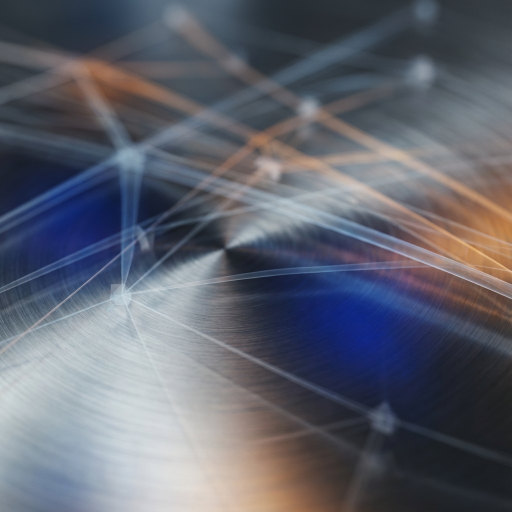
#> input picture assets/hero_background_metallic_1766962233093.png, 1024 x 1024 px, found by its file name (shown at 1/2 size)
$ python test_v2_abstract.py
#> lines starting #> are read from the running program, lines starting #| are printed output that depends on the picture
import math
import numpy as np
import cv2
from PIL import Image, ImageDraw, ImageFont, ImageFilter
import os

W, H = 1920, 1080
OUT_DIR = r"d:\ino website\videos\test_frames"
IMG_DIR = r"d:\ino website\images"
FONT_PATH = r"D:\videos for reels\fonts\Outfit-Variable.ttf"

_FONTS = {}
def get_font(size, bold=True):
    k = (size, bold)
    if k not in _FONTS:
        try:
            _FONTS[k] = ImageFont.truetype(FONT_PATH, size)
        except:
            _FONTS[k] = ImageFont.load_default()
    return _FONTS[k]

def load_img(fn):
    p = os.path.join(IMG_DIR, fn)
    if os.path.exists(p):
        return Image.open(p).convert("RGB")
#> returned value is the input picture: PIL image 1024x1024 RGB; mean R, G, B 96, 99.1, 110.4
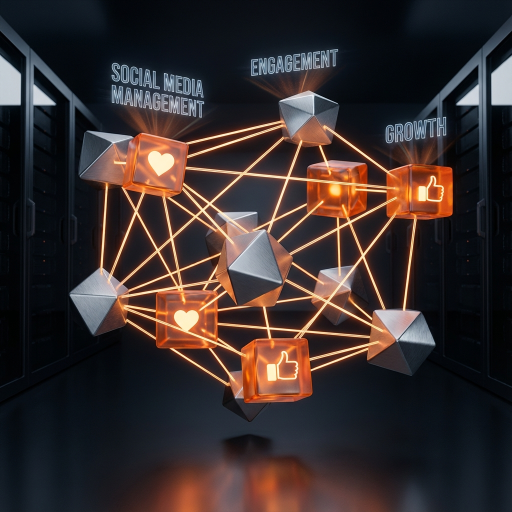
#> input picture assets/service_social_visualization_1766962344230.png, 1024 x 1024 px, found by its file name (shown at 1/2 size)
#> in load_img, returned value is the input picture: PIL image 1024x1024 RGB; mean R, G, B 56.5, 46, 45.3
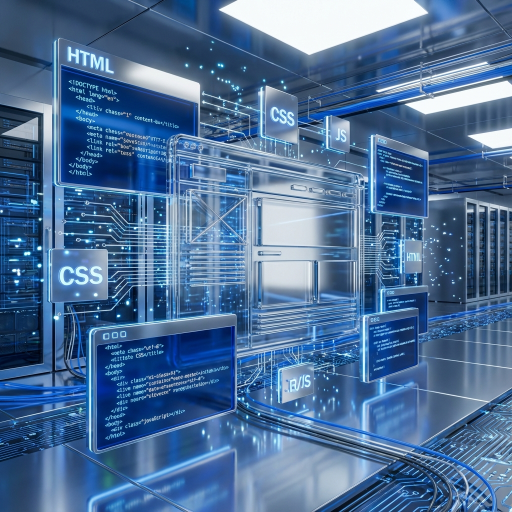
#> input picture assets/service_webdev_visualization_1766962366202.png, 1024 x 1024 px, found by its file name (shown at 1/2 size)
#> in load_img, returned value is the input picture: PIL image 1024x1024 RGB; mean R, G, B 76.5, 110.6, 150.8
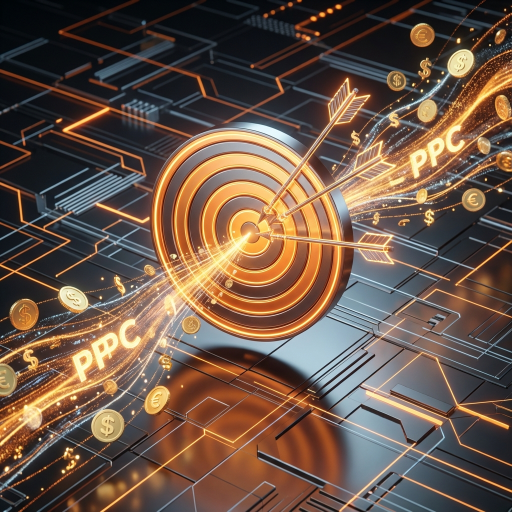
#> input picture assets/service_ppc_visualization_1766962268848.png, 1024 x 1024 px, found by its file name (shown at 1/2 size)
#> in load_img, returned value is the input picture: PIL image 1024x1024 RGB; mean R, G, B 107.1, 85.6, 71.4
    return Image.new("RGB", (W, H), (11, 15, 25))

def cover_crop(im, target_w, target_h):
#> called with target_w = 1920, target_h = 1080
    w, h = im.size
#> w = 1024; h = 1024
    scale = max(target_w / w, target_h / h)
#> scale = 1.88
    nw, nh = int(w * scale), int(h * scale)
#> nw = 1920; nh = 1920
    im_res = im.resize((nw, nh), Image.Resampling.LANCZOS)
    cx, cy = (nw - target_w) // 2, (nh - target_h) // 2
#> cx = 0; cy = 420
    return im_res.crop((cx, cy, cx + target_w, cy + target_h))
#> returned value: PIL image 1920x1080 RGB

IMG_STEEL = load_img("hero_background_metallic_1766962233093.png")
IMG_SOCIAL = load_img("service_social_visualization_1766962344230.png")
IMG_DEV = load_img("service_webdev_visualization_1766962366202.png")
IMG_NEXUS = load_img("service_ppc_visualization_1766962268848.png")

C_CYAN = (0, 210, 255)
C_ACCENT = (255, 117, 24)
C_MINT = (68, 215, 168)
C_WHITE = (255, 255, 255)

def apply_cinematic_grade(im, contrast=1.2, warmth=1.0):
    arr = np.array(im, dtype=np.float32)
    arr[:, :, 0] = np.clip(arr[:, :, 0] * warmth, 0, 255)
    arr[:, :, 2] = np.clip(arr[:, :, 2] * (2.0 - warmth), 0, 255)
    mean = 128.0
    arr = np.clip((arr - mean) * contrast + mean, 0, 255)

    graded = Image.fromarray(arr.astype(np.uint8))
    draw = ImageDraw.Draw(graded, "RGBA")

    # 2.39:1 Cinema Letterbox
    bar_h = 56
    draw.rectangle([(0, 0), (W, bar_h)], fill=(8, 11, 17, 255))
    draw.rectangle([(0, H - bar_h), (W, H)], fill=(8, 11, 17, 255))
    draw.line([(0, bar_h), (W, bar_h)], fill=(65, 105, 225, 80), width=1)
    draw.line([(0, H - bar_h), (W, H - bar_h)], fill=(65, 105, 225, 80), width=1)
    return graded

def draw_hero_text(draw, tag_text, main_text, tag_color=C_CYAN, alpha=255):
    if alpha <= 0:
        return

    # Tag
    f_tag = get_font(18, bold=True)
    b_tag = draw.textbbox((0, 0), tag_text, font=f_tag)
    w_tag = b_tag[2] - b_tag[0]
    draw.text(((W - w_tag)//2, H//2 - 70), tag_text, font=f_tag, fill=tag_color + (int(alpha * 0.95),))

    # Main Headline
    f_main = get_font(102, bold=True)
    b_main = draw.textbbox((0, 0), main_text, font=f_main)
    w_main = b_main[2] - b_main[0]
    # Subtle drop shadow
    draw.text(((W - w_main)//2 + 2, H//2 - 20 + 2), main_text, font=f_main, fill=(0, 0, 0, int(alpha * 0.85)))
    draw.text(((W - w_main)//2, H//2 - 20), main_text, font=f_main, fill=(255, 255, 255, alpha))

# Render Beat 1 Test Frame
base1 = cover_crop(IMG_STEEL, W, H)
# Add dynamic sweeping cyan anamorphic flare
arr1 = np.array(base1, dtype=np.float32)
y_coords, x_coords = np.ogrid[:H, :W]
beam_dist = np.abs((x_coords - W*0.5) + (y_coords - H*0.5) * 0.3)
beam_intensity = np.exp(- (beam_dist**2) / (120.0**2))
arr1[:, :, 1] += beam_intensity * 120.0  # Green
arr1[:, :, 2] += beam_intensity * 200.0  # Blue
# Anamorphic streak
streak_dist = np.abs(y_coords - H*0.5)
streak = np.exp(- (streak_dist**2) / (15.0**2)) * np.exp(- ((x_coords - W*0.5)**2) / (500.0**2))
arr1[:, :, 1] += streak * 160.0
arr1[:, :, 2] += streak * 255.0
stage1 = apply_cinematic_grade(Image.fromarray(np.clip(arr1, 0, 255).astype(np.uint8)), contrast=1.22)
d1 = ImageDraw.Draw(stage1, "RGBA")
draw_hero_text(d1, "01 // ATTENTION", "THEY STOP.", tag_color=C_CYAN)
stage1.save(os.path.join(OUT_DIR, "v2_beat1.jpg"), quality=95)

# Render Beat 2 Test Frame
base2 = cover_crop(IMG_SOCIAL, W, H)
arr2 = np.array(base2, dtype=np.float32)
# Warm amber glow bloom
dist_c = np.sqrt((x_coords - W*0.5)**2 + (y_coords - H*0.5)**2)
glow = np.exp(- (dist_c**2) / (320.0**2))
arr2[:, :, 0] += glow * 180.0
arr2[:, :, 1] += glow * 90.0
stage2 = apply_cinematic_grade(Image.fromarray(np.clip(arr2, 0, 255).astype(np.uint8)), contrast=1.25, warmth=1.05)
d2 = ImageDraw.Draw(stage2, "RGBA")
draw_hero_text(d2, "02 // EMOTION", "THEY FEEL.", tag_color=C_ACCENT)
stage2.save(os.path.join(OUT_DIR, "v2_beat2.jpg"), quality=95)

# Render Beat 3 Test Frame
base3 = cover_crop(IMG_DEV, W, H)
arr3 = np.array(base3, dtype=np.float32)
# Cyan/Mint refractive prism sweep
streak_dist = np.abs(y_coords - H*0.48)
streak3 = np.exp(- (streak_dist**2) / (25.0**2))
arr3[:, :, 1] += streak3 * 140.0
arr3[:, :, 2] += streak3 * 180.0
stage3 = apply_cinematic_grade(Image.fromarray(np.clip(arr3, 0, 255).astype(np.uint8)), contrast=1.20)
d3 = ImageDraw.Draw(stage3, "RGBA")
draw_hero_text(d3, "03 // CERTAINTY", "THEY BELIEVE.", tag_color=C_MINT)
stage3.save(os.path.join(OUT_DIR, "v2_beat3.jpg"), quality=95)
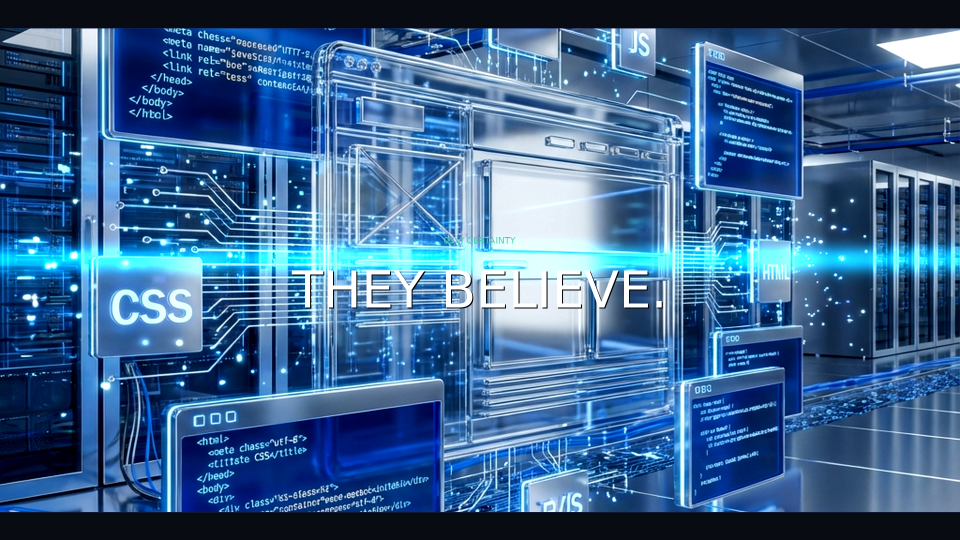
#> saved as v2_beat3.jpg: PIL image 1920x1080 RGB (shown at 1/2 size); mean R, G, B 59.9, 100, 143.3

# Render Beat 4 Test Frame
base4 = cover_crop(IMG_NEXUS, W, H)
#> call 4 of cover_crop, with target_w = 1920, target_h = 1080
#> in cover_crop (call 4), `return im_res.crop((cx, cy, cx + target_w, cy + target_h))`:
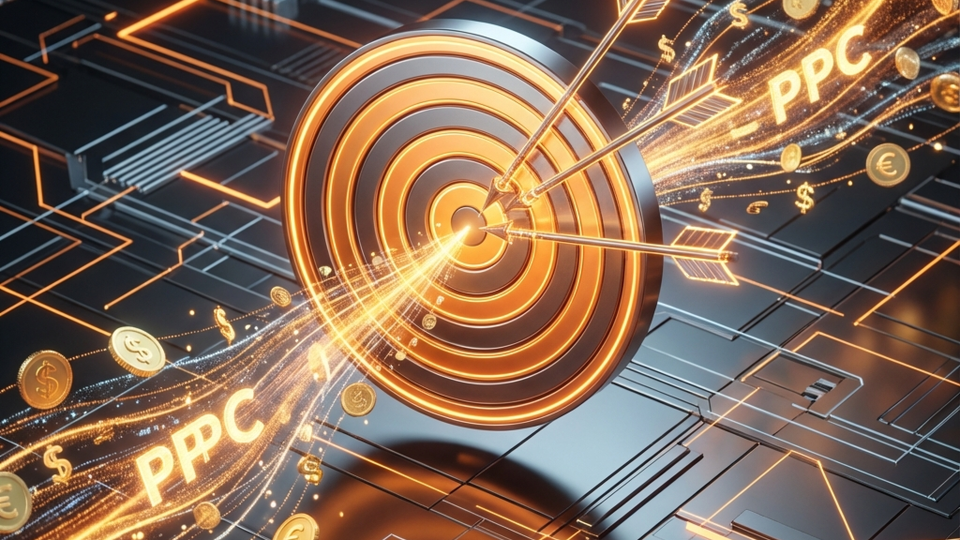
#> returned value: PIL image 1920x1080 RGB (shown at 1/2 size); mean R, G, B 129, 104.3, 85.6
arr4 = np.array(base4, dtype=np.float32)
# Expanding shockwave pulse
ring_dist = np.abs(dist_c - 400.0)
pulse = np.exp(- (ring_dist**2) / (35.0**2))
arr4[:, :, 0] += pulse * 255.0
arr4[:, :, 1] += pulse * 180.0
arr4[:, :, 2] += pulse * 60.0
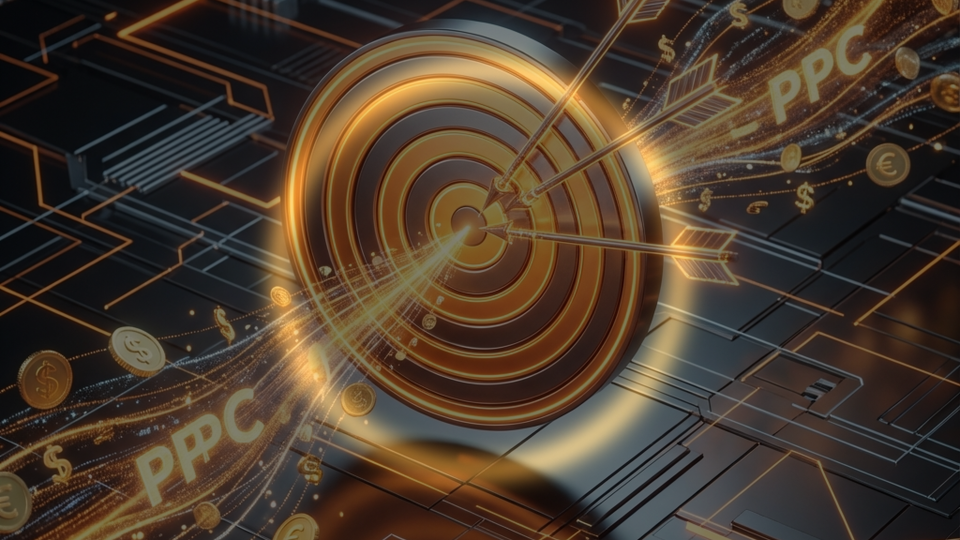
#> arr4: shape (1080, 1920, 3) float32 (shown at 1/2 size); mean R, G, B 148.3, 117.9, 90.1; drawn with min black and max white
stage4 = apply_cinematic_grade(Image.fromarray(np.clip(arr4, 0, 255).astype(np.uint8)), contrast=1.25, warmth=1.04)
#> call 4 of apply_cinematic_grade, with contrast = 1.25, warmth = 1.04
#> in apply_cinematic_grade (call 4), `arr = np.clip((arr - mean) * contrast + mean, 0, 255)`:
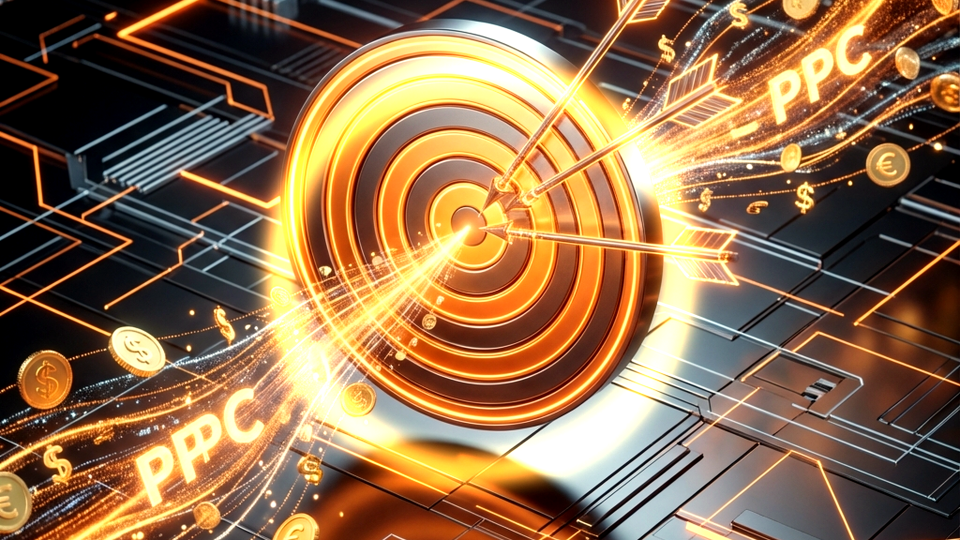
#> arr: shape (1080, 1920, 3) float32 (shown at 1/2 size); mean R, G, B 142, 109.1, 76.2
d4 = ImageDraw.Draw(stage4, "RGBA")
draw_hero_text(d4, "04 // ACTION", "THEY CHOOSE YOU.", tag_color=(255, 255, 255))
stage4.save(os.path.join(OUT_DIR, "v2_beat4.jpg"), quality=95)

# Contact sheet
contact = Image.new("RGB", (1920, 1080), (8, 11, 17))
tw, th = 880, 495
contact.paste(stage1.resize((tw, th)), (50, 30))
contact.paste(stage2.resize((tw, th)), (990, 30))
contact.paste(stage3.resize((tw, th)), (50, 555))
contact.paste(stage4.resize((tw, th)), (990, 555))
contact.save(os.path.join(OUT_DIR, "v2_contact.jpg"), quality=95)

print("V2 Test frames generated successfully!")
